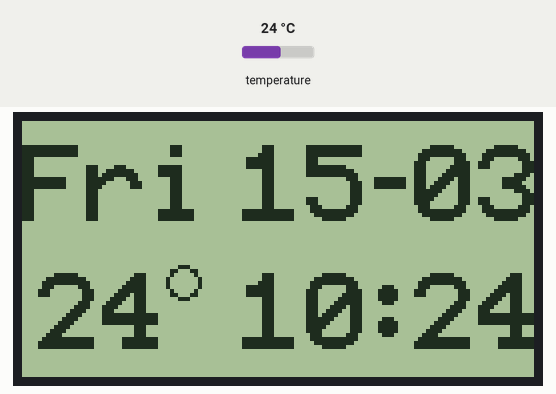
A sketch run on a simulated Arduino Uno, built with avr-gcc and run on an emulated ATmega328P. Parts: 128×64 one-colour display. The test bench sets the inputs (shaded band); at power-on: temperature 24 °C. The local clock reads 2024-03-15 10:24:30 at power-on unless the sketch sets it.

Above: at 1.6 s.
1.7 s: temperature set to 12 °C
At 2.9 s:
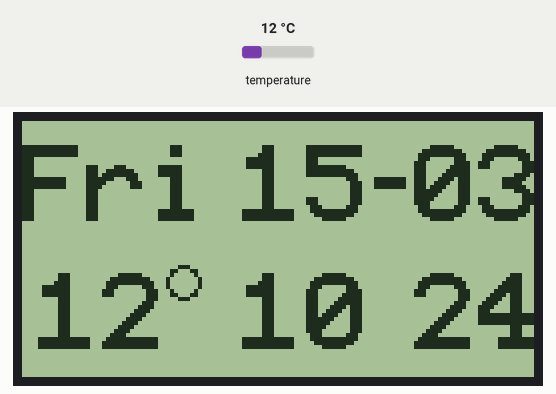
4.9 s: temperature set to 19 °C
At 6.1 s:
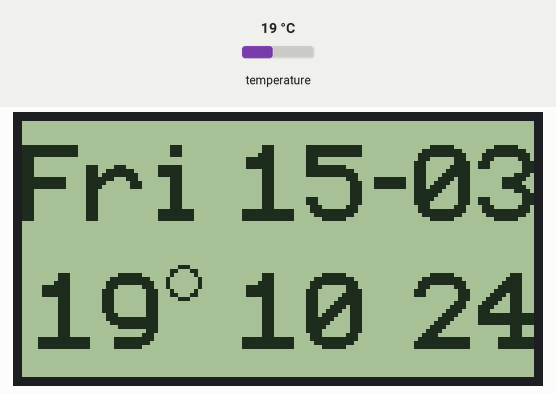
7.9 s: temperature set to 28 °C
At 12.7 s:
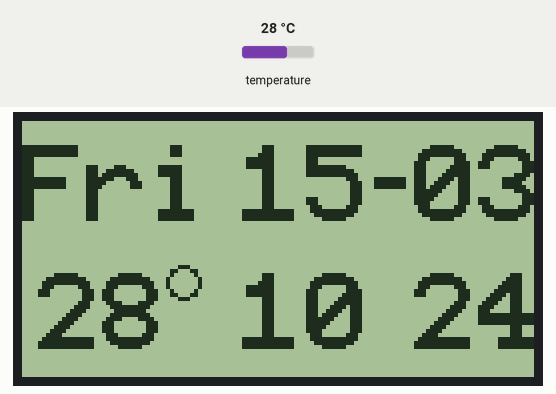
Timing chart, 0 to 14.2 s (numbered marks = the images above; inputs shaded):
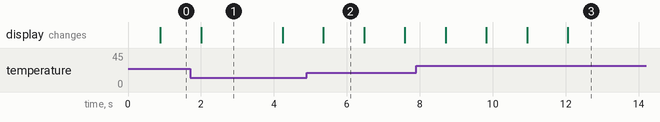

The sketch:

CLOCK_12864_2.ino
```cpp
#include <DS3231.h>
#include <U8glib.h>
#include <OneWire.h>
#include <DallasTemperature.h>

DS3231 rtc(SDA, SCL);
char *daysShort[] = {"Mon", "Tue", "Wed", "Thu", "Fri", "Sat", "Sun"};

U8GLIB_ST7920_128X64_4X u8g(13, 11, 10);

#define ONE_WIRE_BUS 2
OneWire oneWire(ONE_WIRE_BUS);
DallasTemperature sensors(&oneWire);
int minute = 0;

void setup(void) {
  rtc.begin();
  u8g.setRot180();
  u8g.setFont(u8g_font_profont29);
  u8g.setFontRefHeightExtendedText();
  u8g.setDefaultForegroundColor();
  u8g.setFontPosTop();
//  rtc.setDOW(WEDNESDAY);
//  rtc.setTime(6, 40, 0);
//  rtc.setDate(20, 7, 2016);
  sensors.begin();
}

void paintClock() {
  Time t = rtc.getTime();
  u8g.setPrintPos(0, 2);
  u8g.print(daysShort[t.dow - 1]);

  u8g.setPrintPos(55, 2);
  u8g.print(twoDigit(t.date));
  u8g.setPrintPos(85, 2);
  u8g.print("-");
  u8g.setPrintPos(98, 2);
  u8g.print(twoDigit(t.mon));

  u8g.setPrintPos(55, 34);
  u8g.print(twoDigit(t.hour));
  if (t.sec % 2 == 0) {
    u8g.setPrintPos(85, 32);
    u8g.print(":");
  }
  u8g.setPrintPos(98, 34);
  u8g.print(twoDigit(t.min));

  if (minute != t.min) {
    sensors.requestTemperatures();
    minute = t.min;
  }
  u8g.setPrintPos(4, 34);
  u8g.print((int)sensors.getTempCByIndex(0));

  u8g.drawCircle(40, 40, 4);
}

String twoDigit(int digit) {
  String d = "";
  if (digit < 10) {
    d += "0";
    d += digit;
    return d;
  }
  d += digit;
  return d;
}

void loop(void) {
  u8g.firstPage();
  do {
    paintClock();
  } while ( u8g.nextPage() );
  delay(1000);
}
```

Measured:
- after the input at 1.7 s, the display: changes after 0.30 s (image 1)
- after the input at 4.9 s, the display: changes after 0.45 s (image 2)
- after the input at 7.9 s, the display: first changes after 0.81 s (image 3 shows a later state)
- what the display in image 1 shows lasts 2.2 s, from 2.0 s to 4.2 s
- what the display in image 2 shows lasts 1.1 s, from 5.4 s to 6.5 s
